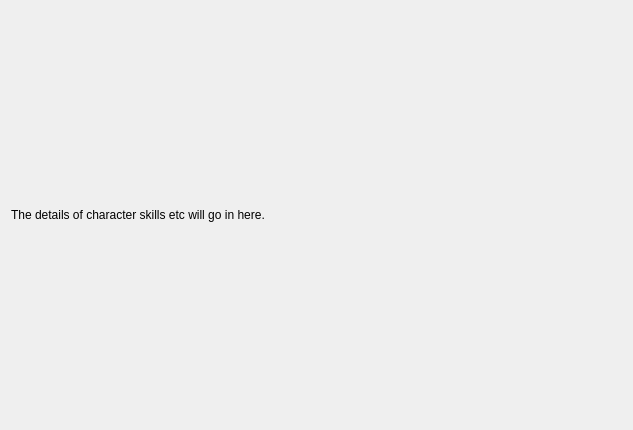
<?xml version="1.0" encoding="UTF-8"?>
<ui version="4.0">
 <class>vieEquipmentWidget</class>
 <widget class="QWidget" name="vieEquipmentWidget">
  <property name="geometry">
   <rect>
    <x>0</x>
    <y>0</y>
    <width>633</width>
    <height>430</height>
   </rect>
  </property>
  <property name="windowTitle">
   <string>vieEquipmentWidget</string>
  </property>
  <layout class="QHBoxLayout" name="horizontalLayout">
   <item>
    <widget class="QLabel" name="label">
     <property name="text">
      <string>The details of character skills etc will go in here.</string>
     </property>
    </widget>
   </item>
  </layout>
 </widget>
 <layoutdefault spacing="6" margin="11"/>
 <resources/>
 <connections/>
</ui>
